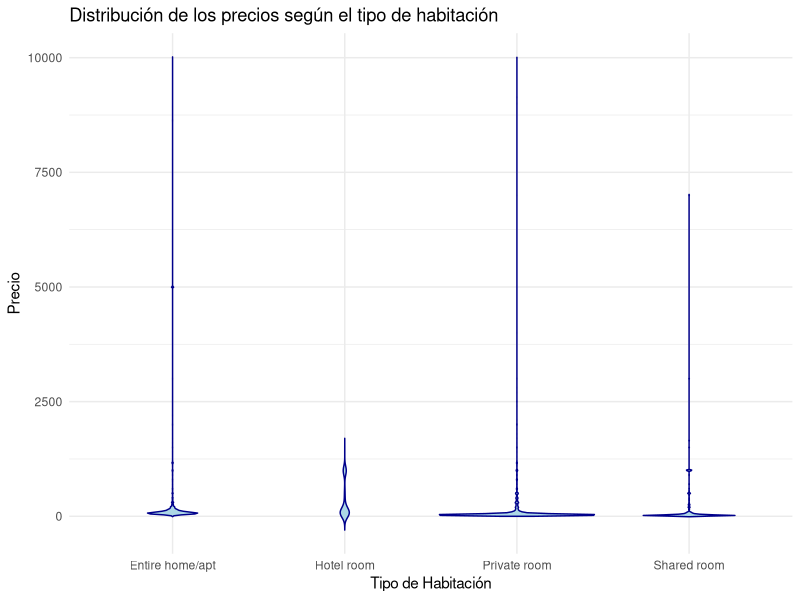
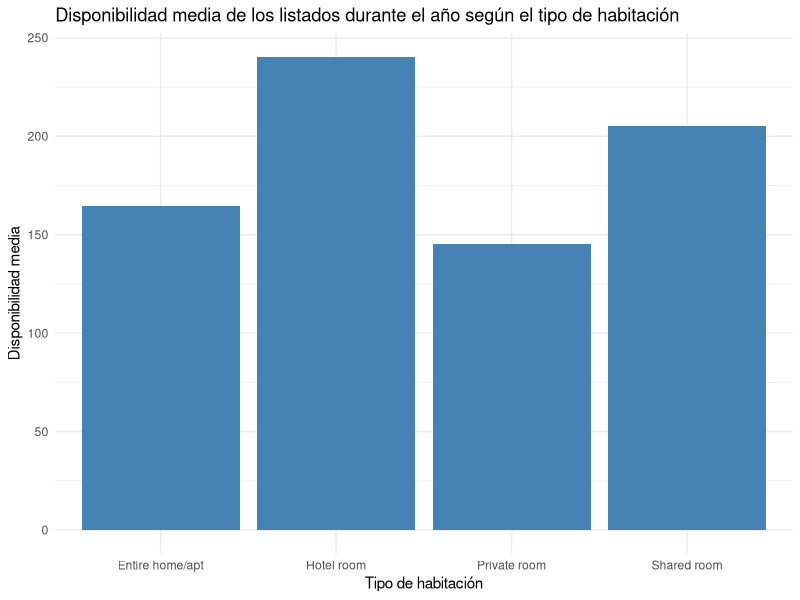
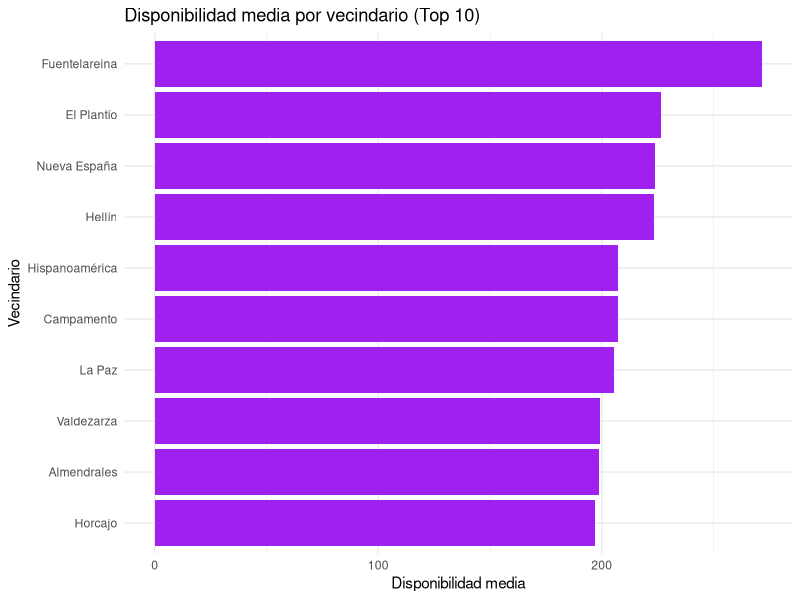

The R source for these figures, in order:
## ---- chunk 1
library(tidyverse)
library(dplyr)
library(ggplot2)
library(tidyr)

df_airbnb <- read_delim('AirbnbMadrid.csv', delim = ';')

print(head(df_airbnb))

## ---- chunk 2
# Revisión de la calidad de los datos
print(dim(df_airbnb)) 
print(str(df_airbnb))

# Comprobar valores nulos
print(colSums(is.na(df_airbnb)))

## ---- chunk 3
paste("El dataframe df_airbnb tiene", nrow(df_airbnb), "filas y", ncol(df_airbnb), "columnas.")
## ---- chunk 4
print(summary(df_airbnb))

## ---- chunk 5
ggplot(df_airbnb, aes(x = `Room type`, y = `Room Price`)) +
  geom_violin(trim = FALSE, fill = "lightblue", color = "darkblue") +
  labs(title = "Distribución de los precios según el tipo de habitación",
       x = "Tipo de Habitación",
       y = "Precio") +
  theme_minimal()

## ---- chunk 6
df_grouped <- group_by(df_airbnb, `Room type`)

# Calculando la disponibilidad media
disponibilidad_por_tipo <- summarise(df_grouped, Disponibilidad_media = mean(Availibility, na.rm = TRUE))

# Crear el diagrama de barras
ggplot(disponibilidad_por_tipo, aes(x = `Room type`, y = Disponibilidad_media)) +
  geom_bar(stat = "identity", fill = "steelblue") +
  labs(title = "Disponibilidad media de los listados durante el año según el tipo de habitación",
       x = "Tipo de habitación",
       y = "Disponibilidad media") +
  theme_minimal()

## ---- chunk 7
# Agrupar por vecindario y calcular la disponibilidad media
df_grouped <- group_by(df_airbnb, Neighbourhood)
disponibilidad_por_vecindario <- summarise(df_grouped, Disponibilidad_media = mean(Availibility, na.rm = TRUE))

# Seleccionar los 10 vecindarios con mayor disponibilidad media
top_vecindarios_disp <- head(arrange(disponibilidad_por_vecindario, desc(Disponibilidad_media)), 10)

# Crear el diagrama de barras
ggplot(top_vecindarios_disp, aes(x = reorder(Neighbourhood, Disponibilidad_media), y = Disponibilidad_media)) +
  geom_bar(stat = "identity", fill = "purple") +
  labs(title = "Disponibilidad media por vecindario (Top 10)",
       x = "Vecindario",
       y = "Disponibilidad media") +
  coord_flip() +
  theme_minimal()

